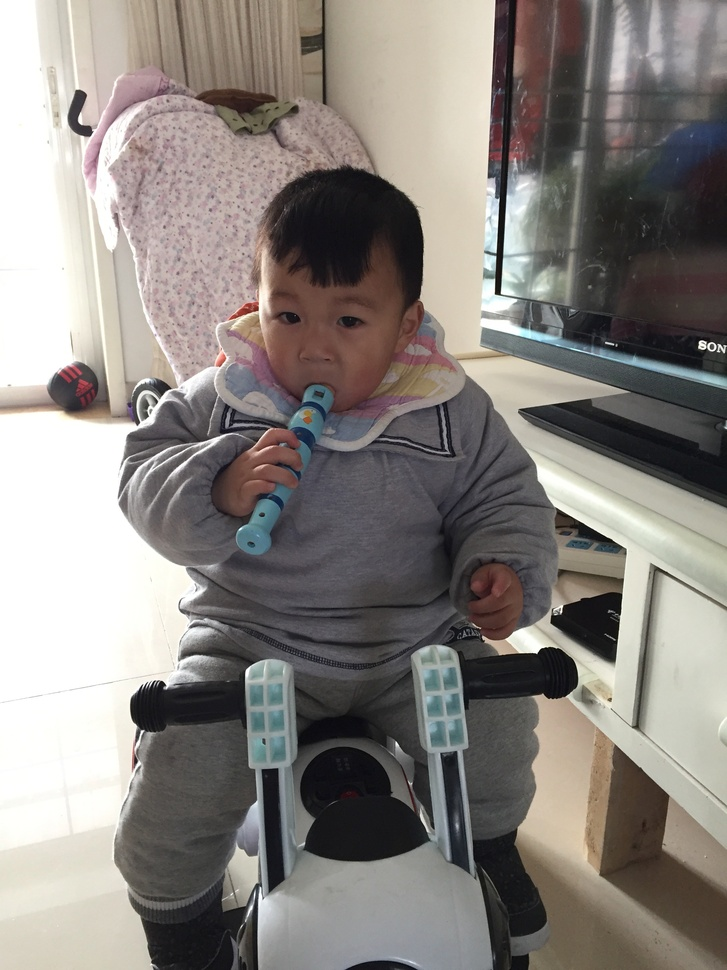
#> input picture imgs/boy.jpeg, 727 x 970 px, shrunk from 2448 x 3264 before the run, found by its file name
$ python test.py
#> lines starting #> are read from the running program, lines starting #| are printed output that depends on the picture
# -*- coding: utf-8 -*-

import cv2
import numpy as np

inputImgPath = '/Users/kaneiki/Desktop/Image_Processing/imgs/boy.jpeg'
outputImgPath = '/Users/kaneiki/Desktop/Image_Processing/sift/ans.txt'


# featureSun:计算特征点个数
featureSum = 0
img = cv2.imread(inputImgPath)
#> img is the input picture: shape (970, 727, 3); mean B, G, R 127.8, 132.3, 137.4
gray = cv2.cvtColor(img,cv2.COLOR_RGB2GRAY)
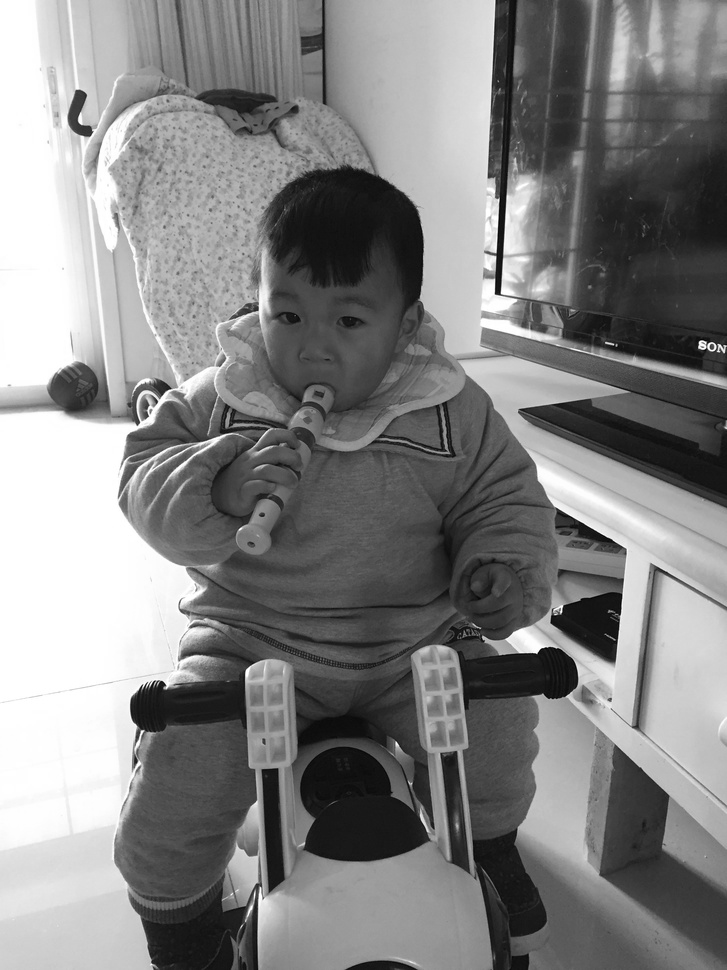
#> gray: shape (970, 727); min 0, max 255, mean 131.5

detector = cv2.xfeatures2d.SIFT_create()
# 找到关键点
kps , des = detector.detectAndCompute(gray,None)
#> kps = 1882 keypoints; strongest (x, y, size): (498, 291, 5), (702, 345, 6), (527, 640, 21.2), (77, 392, 35.7)
# 绘制关键点
img=cv2.drawKeypoints(gray,kps,img)
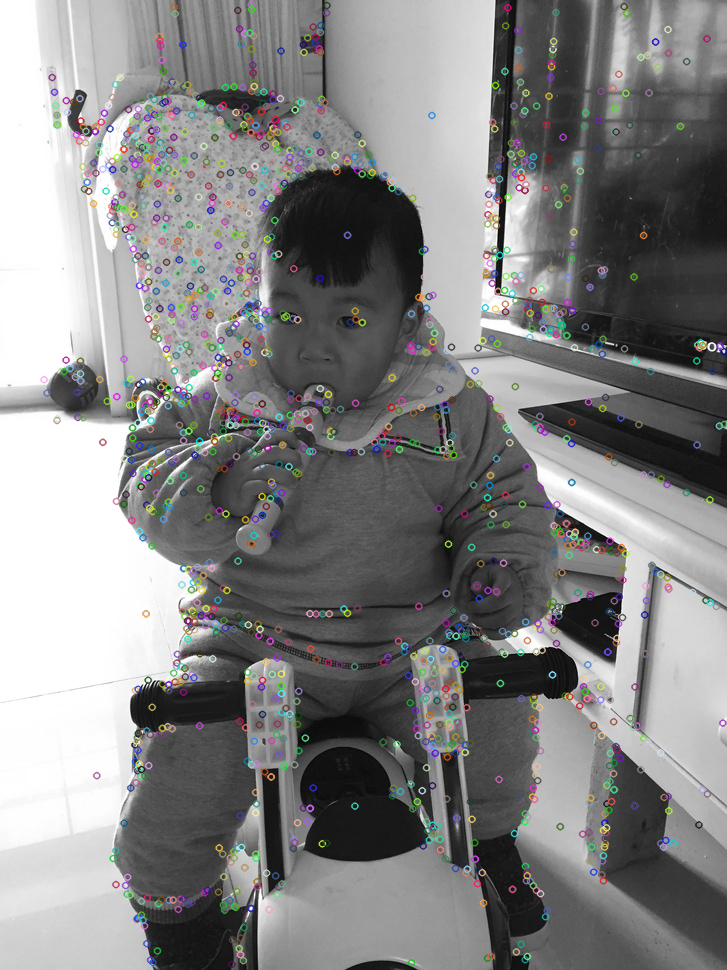
#> img: shape (970, 727, 3); mean B, G, R 131.7, 131.7, 131.8

# 将特征点保存
np.savetxt(outputImgPath ,des ,  fmt='%.2f')
featureSum += len(kps)
#> featureSum = 1882
cv2.imshow('result',img)
print('kps:' + str(featureSum))
#| kps:1882

$ run again, with imgs/carving.png saved as imgs/boy.jpeg
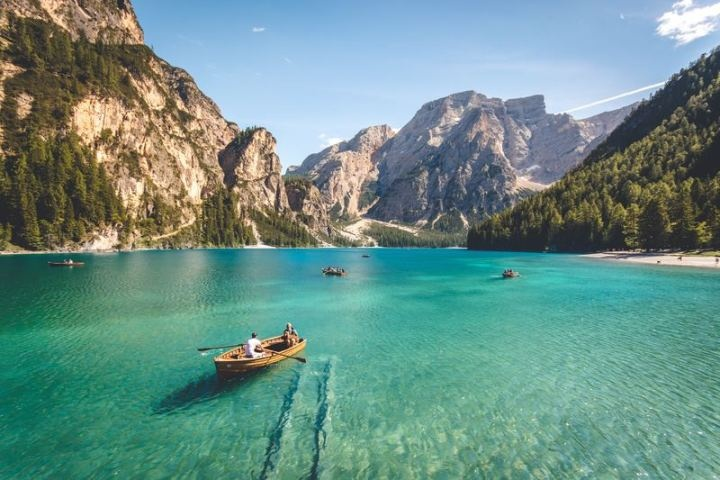
#> input picture imgs/carving.png, 720 x 480 px, found by its file name
#> img is the input picture: shape (480, 720, 3); mean B, G, R 135.9, 143.5, 106.8
#> `gray = cv2.cvtColor(img,cv2.COLOR_RGB2GRAY)`:
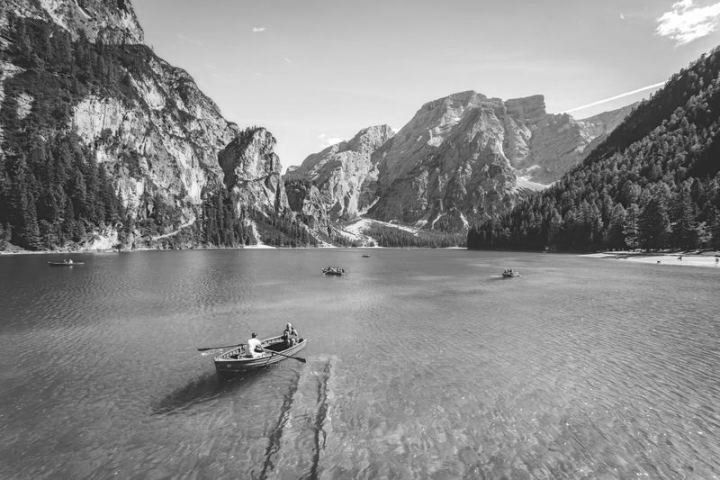
#> gray: shape (480, 720); min 17, max 255, mean 137
#> kps = 2964 keypoints; strongest (x, y, size): (256, 350, 2.6), (71, 262, 2.1), (253, 336, 3), (301, 340, 2.5)
#> `img=cv2.drawKeypoints(gray,kps,img)`:
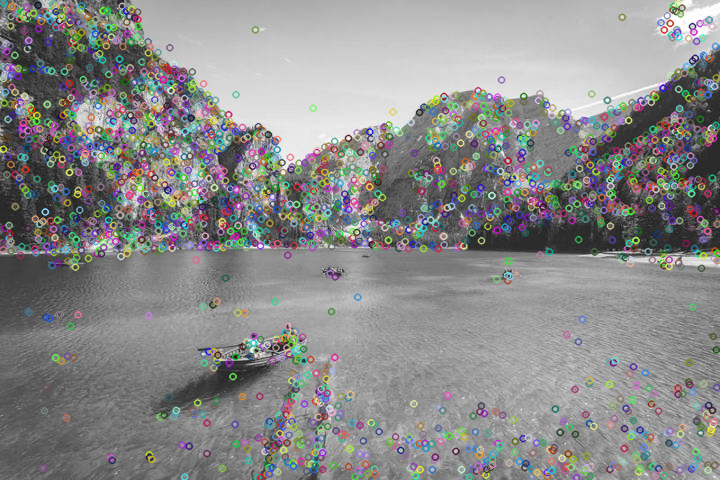
#> img: shape (480, 720, 3); mean B, G, R 137.9, 138.1, 138
#> featureSum = 2964
#| kps:2964
